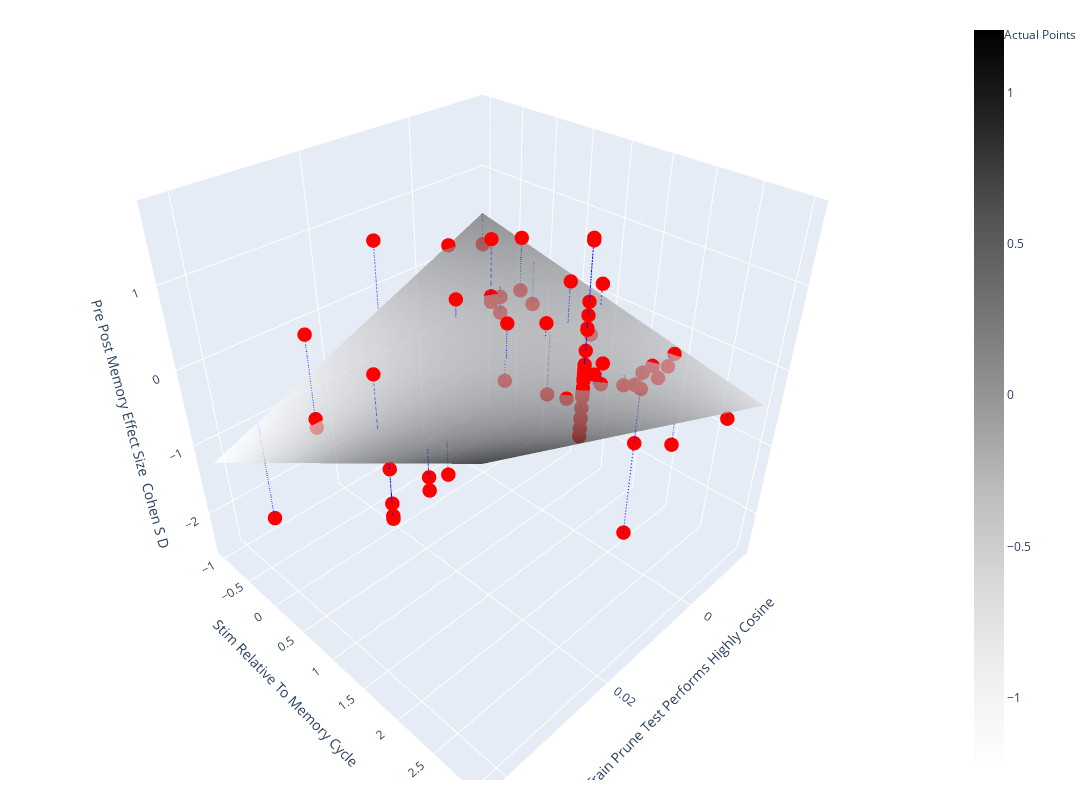

Write notebook code for a chart like this one.
### Markdown cell above
Visualize the Regression as a Plane

### Code cell
from calvin_utils.statistical_utils.response_surface_utils.regression_response_surface import GLMPlot
ip = GLMPlot(model_results=results, data_df=data_df, formula=formula)
ip.run(plot_residuals=True)

### Figure 1 — Plotly figure (JSON) as saved in the notebook; plotly's stock layout.template omitted (floating-point values rounded to 4 significant figures; data arrays with more than 128 entries replaced by an {"elided": "..."} marker saying what was removed)
{"data": [{"colorscale": [[0, "rgb(255,255,255)"], [0.125, "rgb(240,240,240)"], [0.25, "rgb(217,217,217)"], [0.375, "rgb(189,189,189)"], [0.5, "rgb(150,150,150)"], [0.625, "rgb(115,115,115)"], [0.75, "rgb(82,82,82)"], [0.875, "rgb(37,37,37)"], [1, "rgb(0,0,0)"]], "name": "Prediction Surface", "opacity": 0.7, "type": "surface", "x": [-0.01389, -0.01332, -0.01275, -0.01218, -0.01161, -0.01104, -0.01048, -0.009906, -0.009337, -0.008768, -0.008198, -0.007629, -0.00706, -0.006491, -0.005921, -0.005352, -0.004783, -0.004213, -0.003644, -0.003075, -0.002506, -0.001936, -0.001367, -0.0007977, -0.0002284, 0.0003409, 0.0009102, 0.001479, 0.002049, 0.002618, 0.003187, 0.003757, 0.004326, 0.004895, 0.005464, 0.006034, 0.006603, 0.007172, 0.007742, 0.008311, 0.00888, 0.009449, 0.01002, 0.01059, 0.01116, 0.01173, 0.0123, 0.01287, 0.01343, 0.014, 0.01457, 0.01514, 0.01571, 0.01628, 0.01685, 0.01742, 0.01799, 0.01856, 0.01913, 0.0197, 0.02027, 0.02084, 0.0214, 0.02197, 0.02254, 0.02311, 0.02368, 0.02425, 0.02482, 0.02539, 0.02596, 0.02653, 0.0271, 0.02767, 0.02824, 0.02881, 0.02937, 0.02994, 0.03051, 0.03108, 0.03165, 0.03222, 0.03279, 0.03336, 0.03393, 0.0345, 0.03507, 0.03564, 0.03621, 0.03677, 0.03734, 0.03791, 0.03848, 0.03905, 0.03962, 0.04019, 0.04076, 0.04133, 0.0419, 0.04247], "y": [-1.0, -0.9596, -0.9192, -0.8788, -0.8384, -0.798, -0.7576, -0.7172, -0.6768, -0.6364, -0.596, -0.5556, -0.5152, -0.4747, -0.4343, -0.3939, -0.3535, -0.3131, -0.2727, -0.2323, -0.1919, -0.1515, -0.1111, -0.07071, -0.0303, 0.0101, 0.05051, 0.09091, 0.1313, 0.1717, 0.2121, 0.2525, 0.2929, 0.3333, 0.3737, 0.4141, 0.4545, 0.4949, 0.5354, 0.5758, 0.6162, 0.6566, 0.697, 0.7374, 0.7778, 0.8182, 0.8586, 0.899, 0.9394, 0.9798, 1.02, 1.061, 1.101, 1.141, 1.182, 1.222, 1.263, 1.303, 1.343, 1.384, 1.424, 1.465, 1.505, 1.545, 1.586, 1.626, 1.667, 1.707, 1.747, 1.788, 1.828, 1.869, 1.909, 1.949, 1.99, 2.03, 2.071, 2.111, 2.152, 2.192, 2.232, 2.273, 2.313, 2.354, 2.394, 2.434, 2.475, 2.515, 2.556, 2.596, 2.636, 2.677, 2.717, 2.758, 2.798, 2.838, 2.879, 2.919, 2.96, 3.0], "z": {"elided": "100x100 float values"}}, {"marker": {"color": "red", "size": 5}, "mode": "markers", "name": "Actual Points", "type": "scatter3d", "x": [0.009823, 0.009823, 0.001226, -0.009513, 0.009823, -0.01155, 0.009823, 0.009823, 0.009823, 0.009823, 0.03698, 0.04247, -0.008438, -0.008438, 0.04247, -0.003768, -0.003768, -0.003768, -0.01389, -0.003768, -0.007949, 0.04247, 0.03698, 0.03304, 0.009823, -0.01019, -0.003768, 0.009823, 0.007613, 0.009823, 0.0006572, 0.009823, 0.0002555, 0.009823, 0.009823, 0.009823, 0.009823, 0.009823, 0.03403, 0.005934, -0.003768, 0.0131, 0.04247, 0.009823, 0.009823, 0.009823, -0.003768, -0.003768, 0.009511, 0.009511, 0.03428, 0.005934, -0.01155, -0.01155, 0.009823, 0.009823, -0.002116, -0.005779, 0.009823, 0.009823, 0.009823, -0.00166, -0.00166, -0.00166, 0.03304, 0.03304, 0.03304, -0.006037, 0.009823, 0.005934, 0.009823, 0.009823, 0.009823, 0.009823, 0.009823], "y": [2, 2, 1, 1, 1, 1, 2, 2, 2, 2, 2, 2, 0, 0, 2, 2, 0, 0, -1, 2, 2, 2, 2, 1, 2, 2, 2, 2, 2, 2, 2, 2, 1, 2, 2, 2, 2, 2, 2, 2, 2, 2, 2, -1, 2, 2, 1, 3, 1, 3, -1, 0, 2, 0, 2, 2, 2, -1, 2, 2, 2, 0, 0, 0, 0, 0, 0, 2, 2, 2, 2, 2, 2, 2, 2], "z": [0.57, 0.275, 0.1641, -0.3283, -0.2865, 0.2865, 0.2482, 0.8055, 0.9624, 0.3034, 0.0562, 0.02912, 0.5832, -0.1166, -0.00357, -0.163, -0.07136, -0.2855, 0, -2.504, -0.3832, 0.1659, 0.2046, 0.6224, -0.2463, -0.3068, -0.376, 1.754, 0.2158, 0.05573, -0.1664, 1.729, -0.823, 0.3565, 0.2877, -0.1102, -0.1066, 0.3305, 0.103, 0.04037, -1.123, 0.13, 0.5359, 0.6552, 0.136, 0.3723, 0.5359, -0.2224, 0.4209, 0, -2.474, 0.183, -0.1892, -0.4006, 0.3469, 0.3991, -0.2612, 0.1936, 0.08411, -0.2339, 0.2226, 0.7385, -0.07385, 0, -0.4431, 0.5908, -0.554, -0.1548, -0.4662, 0.2898, 0.4108, 1.108, 0.8216, 0.02782, -0.367]}, {"line": {"color": "blue", "dash": "dash"}, "mode": "lines", "name": "Residual", "showlegend": false, "type": "scatter3d", "x": [0.009823, 0.009823], "y": [2, 2], "z": [0.57, 0.1189]}, {"line": {"color": "blue", "dash": "dash"}, "mode": "lines", "name": "Residual", "showlegend": false, "type": "scatter3d", "x": [0.009823, 0.009823], "y": [2, 2], "z": [0.275, 0.1189]}, {"line": {"color": "blue", "dash": "dash"}, "mode": "lines", "name": "Residual", "showlegend": false, "type": "scatter3d", "x": [0.001226, 0.001226], "y": [1, 1], "z": [0.1641, -0.008272]}, {"line": {"color": "blue", "dash": "dash"}, "mode": "lines", "name": "Residual", "showlegend": false, "type": "scatter3d", "x": [-0.009513, -0.009513], "y": [1, 1], "z": [-0.3283, -0.006205]}, {"line": {"color": "blue", "dash": "dash"}, "mode": "lines", "name": "Residual", "showlegend": false, "type": "scatter3d", "x": [0.009823, 0.009823], "y": [1, 1], "z": [-0.2865, -0.009927]}, {"line": {"color": "blue", "dash": "dash"}, "mode": "lines", "name": "Residual", "showlegend": false, "type": "scatter3d", "x": [-0.01155, -0.01155], "y": [1, 1], "z": [0.2865, -0.005814]}, {"line": {"color": "blue", "dash": "dash"}, "mode": "lines", "name": "Residual", "showlegend": false, "type": "scatter3d", "x": [0.009823, 0.009823], "y": [2, 2], "z": [0.2482, 0.1189]}, {"line": {"color": "blue", "dash": "dash"}, "mode": "lines", "name": "Residual", "showlegend": false, "type": "scatter3d", "x": [0.009823, 0.009823], "y": [2, 2], "z": [0.8055, 0.1189]}, {"line": {"color": "blue", "dash": "dash"}, "mode": "lines", "name": "Residual", "showlegend": false, "type": "scatter3d", "x": [0.009823, 0.009823], "y": [2, 2], "z": [0.9624, 0.1189]}, {"line": {"color": "blue", "dash": "dash"}, "mode": "lines", "name": "Residual", "showlegend": false, "type": "scatter3d", "x": [0.009823, 0.009823], "y": [2, 2], "z": [0.3034, 0.1189]}, {"line": {"color": "blue", "dash": "dash"}, "mode": "lines", "name": "Residual", "showlegend": false, "type": "scatter3d", "x": [0.03698, 0.03698], "y": [2, 2], "z": [0.0562, 0.5149]}, {"line": {"color": "blue", "dash": "dash"}, "mode": "lines", "name": "Residual", "showlegend": false, "type": "scatter3d", "x": [0.04247, 0.04247], "y": [2, 2], "z": [0.02912, 0.595]}, {"line": {"color": "blue", "dash": "dash"}, "mode": "lines", "name": "Residual", "showlegend": false, "type": "scatter3d", "x": [-0.008438, -0.008438], "y": [0, 0], "z": [0.5832, 0.1346]}, {"line": {"color": "blue", "dash": "dash"}, "mode": "lines", "name": "Residual", "showlegend": false, "type": "scatter3d", "x": [-0.008438, -0.008438], "y": [0, 0], "z": [-0.1166, 0.1346]}, {"line": {"color": "blue", "dash": "dash"}, "mode": "lines", "name": "Residual", "showlegend": false, "type": "scatter3d", "x": [0.04247, 0.04247], "y": [2, 2], "z": [-0.00357, 0.595]}, {"line": {"color": "blue", "dash": "dash"}, "mode": "lines", "name": "Residual", "showlegend": false, "type": "scatter3d", "x": [-0.003768, -0.003768], "y": [2, 2], "z": [-0.163, -0.07936]}, {"line": {"color": "blue", "dash": "dash"}, "mode": "lines", "name": "Residual", "showlegend": false, "type": "scatter3d", "x": [-0.003768, -0.003768], "y": [0, 0], "z": [-0.07136, 0.06473]}, {"line": {"color": "blue", "dash": "dash"}, "mode": "lines", "name": "Residual", "showlegend": false, "type": "scatter3d", "x": [-0.003768, -0.003768], "y": [0, 0], "z": [-0.2855, 0.06473]}, {"line": {"color": "blue", "dash": "dash"}, "mode": "lines", "name": "Residual", "showlegend": false, "type": "scatter3d", "x": [-0.01389, -0.01389], "y": [-1, -1], "z": [0, 0.4379]}, {"line": {"color": "blue", "dash": "dash"}, "mode": "lines", "name": "Residual", "showlegend": false, "type": "scatter3d", "x": [-0.003768, -0.003768], "y": [2, 2], "z": [-2.504, -0.07936]}, {"line": {"color": "blue", "dash": "dash"}, "mode": "lines", "name": "Residual", "showlegend": false, "type": "scatter3d", "x": [-0.007949, -0.007949], "y": [2, 2], "z": [-0.3832, -0.1403]}, {"line": {"color": "blue", "dash": "dash"}, "mode": "lines", "name": "Residual", "showlegend": false, "type": "scatter3d", "x": [0.04247, 0.04247], "y": [2, 2], "z": [0.1659, 0.595]}, {"line": {"color": "blue", "dash": "dash"}, "mode": "lines", "name": "Residual", "showlegend": false, "type": "scatter3d", "x": [0.03698, 0.03698], "y": [2, 2], "z": [0.2046, 0.5149]}, {"line": {"color": "blue", "dash": "dash"}, "mode": "lines", "name": "Residual", "showlegend": false, "type": "scatter3d", "x": [0.03304, 0.03304], "y": [1, 1], "z": [0.6224, -0.0144]}, {"line": {"color": "blue", "dash": "dash"}, "mode": "lines", "name": "Residual", "showlegend": false, "type": "scatter3d", "x": [0.009823, 0.009823], "y": [2, 2], "z": [-0.2463, 0.1189]}, {"line": {"color": "blue", "dash": "dash"}, "mode": "lines", "name": "Residual", "showlegend": false, "type": "scatter3d", "x": [-0.01019, -0.01019], "y": [2, 2], "z": [-0.3068, -0.1731]}, {"line": {"color": "blue", "dash": "dash"}, "mode": "lines", "name": "Residual", "showlegend": false, "type": "scatter3d", "x": [-0.003768, -0.003768], "y": [2, 2], "z": [-0.376, -0.07936]}, {"line": {"color": "blue", "dash": "dash"}, "mode": "lines", "name": "Residual", "showlegend": false, "type": "scatter3d", "x": [0.009823, 0.009823], "y": [2, 2], "z": [1.754, 0.1189]}, {"line": {"color": "blue", "dash": "dash"}, "mode": "lines", "name": "Residual", "showlegend": false, "type": "scatter3d", "x": [0.007613, 0.007613], "y": [2, 2], "z": [0.2158, 0.08664]}, {"line": {"color": "blue", "dash": "dash"}, "mode": "lines", "name": "Residual", "showlegend": false, "type": "scatter3d", "x": [0.009823, 0.009823], "y": [2, 2], "z": [0.05573, 0.1189]}, {"line": {"color": "blue", "dash": "dash"}, "mode": "lines", "name": "Residual", "showlegend": false, "type": "scatter3d", "x": [0.0006572, 0.0006572], "y": [2, 2], "z": [-0.1664, -0.01481]}, {"line": {"color": "blue", "dash": "dash"}, "mode": "lines", "name": "Residual", "showlegend": false, "type": "scatter3d", "x": [0.009823, 0.009823], "y": [2, 2], "z": [1.729, 0.1189]}, {"line": {"color": "blue", "dash": "dash"}, "mode": "lines", "name": "Residual", "showlegend": false, "type": "scatter3d", "x": [0.0002555, 0.0002555], "y": [1, 1], "z": [-0.823, -0.008085]}, {"line": {"color": "blue", "dash": "dash"}, "mode": "lines", "name": "Residual", "showlegend": false, "type": "scatter3d", "x": [0.009823, 0.009823], "y": [2, 2], "z": [0.3565, 0.1189]}, {"line": {"color": "blue", "dash": "dash"}, "mode": "lines", "name": "Residual", "showlegend": false, "type": "scatter3d", "x": [0.009823, 0.009823], "y": [2, 2], "z": [0.2877, 0.1189]}, {"line": {"color": "blue", "dash": "dash"}, "mode": "lines", "name": "Residual", "showlegend": false, "type": "scatter3d", "x": [0.009823, 0.009823], "y": [2, 2], "z": [-0.1102, 0.1189]}, {"line": {"color": "blue", "dash": "dash"}, "mode": "lines", "name": "Residual", "showlegend": false, "type": "scatter3d", "x": [0.009823, 0.009823], "y": [2, 2], "z": [-0.1066, 0.1189]}, {"line": {"color": "blue", "dash": "dash"}, "mode": "lines", "name": "Residual", "showlegend": false, "type": "scatter3d", "x": [0.009823, 0.009823], "y": [2, 2], "z": [0.3305, 0.1189]}, {"line": {"color": "blue", "dash": "dash"}, "mode": "lines", "name": "Residual", "showlegend": false, "type": "scatter3d", "x": [0.03403, 0.03403], "y": [2, 2], "z": [0.103, 0.4719]}, {"line": {"color": "blue", "dash": "dash"}, "mode": "lines", "name": "Residual", "showlegend": false, "type": "scatter3d", "x": [0.005934, 0.005934], "y": [2, 2], "z": [0.04037, 0.06216]}, {"line": {"color": "blue", "dash": "dash"}, "mode": "lines", "name": "Residual", "showlegend": false, "type": "scatter3d", "x": [-0.003768, -0.003768], "y": [2, 2], "z": [-1.123, -0.07936]}, {"line": {"color": "blue", "dash": "dash"}, "mode": "lines", "name": "Residual", "showlegend": false, "type": "scatter3d", "x": [0.0131, 0.0131], "y": [2, 2], "z": [0.13, 0.1667]}, {"line": {"color": "blue", "dash": "dash"}, "mode": "lines", "name": "Residual", "showlegend": false, "type": "scatter3d", "x": [0.04247, 0.04247], "y": [2, 2], "z": [0.5359, 0.595]}, {"line": {"color": "blue", "dash": "dash"}, "mode": "lines", "name": "Residual", "showlegend": false, "type": "scatter3d", "x": [0.009823, 0.009823], "y": [-1, -1], "z": [0.6552, -0.2675]}, {"line": {"color": "blue", "dash": "dash"}, "mode": "lines", "name": "Residual", "showlegend": false, "type": "scatter3d", "x": [0.009823, 0.009823], "y": [2, 2], "z": [0.136, 0.1189]}, {"line": {"color": "blue", "dash": "dash"}, "mode": "lines", "name": "Residual", "showlegend": false, "type": "scatter3d", "x": [0.009823, 0.009823], "y": [2, 2], "z": [0.3723, 0.1189]}, {"line": {"color": "blue", "dash": "dash"}, "mode": "lines", "name": "Residual", "showlegend": false, "type": "scatter3d", "x": [-0.003768, -0.003768], "y": [1, 1], "z": [0.5359, -0.007311]}, {"line": {"color": "blue", "dash": "dash"}, "mode": "lines", "name": "Residual", "showlegend": false, "type": "scatter3d", "x": [-0.003768, -0.003768], "y": [3, 3], "z": [-0.2224, -0.1514]}, {"line": {"color": "blue", "dash": "dash"}, "mode": "lines", "name": "Residual", "showlegend": false, "type": "scatter3d", "x": [0.009511, 0.009511], "y": [1, 1], "z": [0.4209, -0.009867]}, {"line": {"color": "blue", "dash": "dash"}, "mode": "lines", "name": "Residual", "showlegend": false, "type": "scatter3d", "x": [0.009511, 0.009511], "y": [3, 3], "z": [0, 0.2385]}, {"line": {"color": "blue", "dash": "dash"}, "mode": "lines", "name": "Residual", "showlegend": false, "type": "scatter3d", "x": [0.03428, 0.03428], "y": [-1, -1], "z": [-2.474, -0.995]}, {"line": {"color": "blue", "dash": "dash"}, "mode": "lines", "name": "Residual", "showlegend": false, "type": "scatter3d", "x": [0.005934, 0.005934], "y": [0, 0], "z": [0.183, -0.08052]}, {"line": {"color": "blue", "dash": "dash"}, "mode": "lines", "name": "Residual", "showlegend": false, "type": "scatter3d", "x": [-0.01155, -0.01155], "y": [2, 2], "z": [-0.1892, -0.1928]}, {"line": {"color": "blue", "dash": "dash"}, "mode": "lines", "name": "Residual", "showlegend": false, "type": "scatter3d", "x": [-0.01155, -0.01155], "y": [0, 0], "z": [-0.4006, 0.1812]}, {"line": {"color": "blue", "dash": "dash"}, "mode": "lines", "name": "Residual", "showlegend": false, "type": "scatter3d", "x": [0.009823, 0.009823], "y": [2, 2], "z": [0.3469, 0.1189]}, {"line": {"color": "blue", "dash": "dash"}, "mode": "lines", "name": "Residual", "showlegend": false, "type": "scatter3d", "x": [0.009823, 0.009823], "y": [2, 2], "z": [0.3991, 0.1189]}, {"line": {"color": "blue", "dash": "dash"}, "mode": "lines", "name": "Residual", "showlegend": false, "type": "scatter3d", "x": [-0.002116, -0.002116], "y": [2, 2], "z": [-0.2612, -0.05525]}, {"line": {"color": "blue", "dash": "dash"}, "mode": "lines", "name": "Residual", "showlegend": false, "type": "scatter3d", "x": [-0.005779, -0.005779], "y": [-1, -1], "z": [0.1936, 0.1966]}, {"line": {"color": "blue", "dash": "dash"}, "mode": "lines", "name": "Residual", "showlegend": false, "type": "scatter3d", "x": [0.009823, 0.009823], "y": [2, 2], "z": [0.08411, 0.1189]}, {"line": {"color": "blue", "dash": "dash"}, "mode": "lines", "name": "Residual", "showlegend": false, "type": "scatter3d", "x": [0.009823, 0.009823], "y": [2, 2], "z": [-0.2339, 0.1189]}, {"line": {"color": "blue", "dash": "dash"}, "mode": "lines", "name": "Residual", "showlegend": false, "type": "scatter3d", "x": [0.009823, 0.009823], "y": [2, 2], "z": [0.2226, 0.1189]}, {"line": {"color": "blue", "dash": "dash"}, "mode": "lines", "name": "Residual", "showlegend": false, "type": "scatter3d", "x": [-0.00166, -0.00166], "y": [0, 0], "z": [0.7385, 0.03317]}, {"line": {"color": "blue", "dash": "dash"}, "mode": "lines", "name": "Residual", "showlegend": false, "type": "scatter3d", "x": [-0.00166, -0.00166], "y": [0, 0], "z": [-0.07385, 0.03317]}, {"line": {"color": "blue", "dash": "dash"}, "mode": "lines", "name": "Residual", "showlegend": false, "type": "scatter3d", "x": [-0.00166, -0.00166], "y": [0, 0], "z": [0, 0.03317]}, {"line": {"color": "blue", "dash": "dash"}, "mode": "lines", "name": "Residual", "showlegend": false, "type": "scatter3d", "x": [0.03304, 0.03304], "y": [0, 0], "z": [-0.4431, -0.4863]}, {"line": {"color": "blue", "dash": "dash"}, "mode": "lines", "name": "Residual", "showlegend": false, "type": "scatter3d", "x": [0.03304, 0.03304], "y": [0, 0], "z": [0.5908, -0.4863]}, {"line": {"color": "blue", "dash": "dash"}, "mode": "lines", "name": "Residual", "showlegend": false, "type": "scatter3d", "x": [0.03304, 0.03304], "y": [0, 0], "z": [-0.554, -0.4863]}, {"line": {"color": "blue", "dash": "dash"}, "mode": "lines", "name": "Residual", "showlegend": false, "type": "scatter3d", "x": [-0.006037, -0.006037], "y": [2, 2], "z": [-0.1548, -0.1124]}, {"line": {"color": "blue", "dash": "dash"}, "mode": "lines", "name": "Residual", "showlegend": false, "type": "scatter3d", "x": [0.009823, 0.009823], "y": [2, 2], "z": [-0.4662, 0.1189]}, {"line": {"color": "blue", "dash": "dash"}, "mode": "lines", "name": "Residual", "showlegend": false, "type": "scatter3d", "x": [0.005934, 0.005934], "y": [2, 2], "z": [0.2898, 0.06216]}, {"line": {"color": "blue", "dash": "dash"}, "mode": "lines", "name": "Residual", "showlegend": false, "type": "scatter3d", "x": [0.009823, 0.009823], "y": [2, 2], "z": [0.4108, 0.1189]}, {"line": {"color": "blue", "dash": "dash"}, "mode": "lines", "name": "Residual", "showlegend": false, "type": "scatter3d", "x": [0.009823, 0.009823], "y": [2, 2], "z": [1.108, 0.1189]}, {"line": {"color": "blue", "dash": "dash"}, "mode": "lines", "name": "Residual", "showlegend": false, "type": "scatter3d", "x": [0.009823, 0.009823], "y": [2, 2], "z": [0.8216, 0.1189]}, {"line": {"color": "blue", "dash": "dash"}, "mode": "lines", "name": "Residual", "showlegend": false, "type": "scatter3d", "x": [0.009823, 0.009823], "y": [2, 2], "z": [0.02782, 0.1189]}, {"line": {"color": "blue", "dash": "dash"}, "mode": "lines", "name": "Residual", "showlegend": false, "type": "scatter3d", "x": [0.009823, 0.009823], "y": [2, 2], "z": [-0.367, 0.1189]}], "layout": {"height": 800, "margin": {"b": 20, "l": 20, "r": 20, "t": 20}, "scene": {"aspectmode": "cube", "xaxis": {"title": {"text": "Train Prune Test Performs Highly Cosine"}}, "yaxis": {"title": {"text": "Stim Relative To Memory Cycle"}}, "zaxis": {"title": {"text": "Pre Post Memory Effect Size  Cohen S D "}}}, "width": 1200}}
